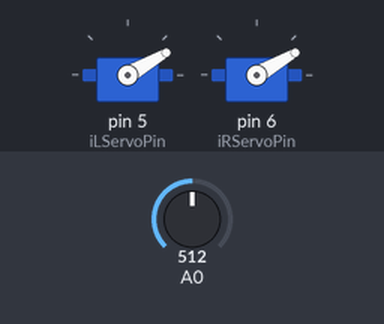
A sketch run on a simulated Arduino Uno, built with avr-gcc and run on an emulated ATmega328P. On the bench: 2 × servo. The inputs (shaded band) are chosen by the test bench; at power-on: A0 = 512.

Above: at 1.2 s.
1.3 s: A0 set to 1013
2.8 s: A0 set to 1023
At 3.6 s:
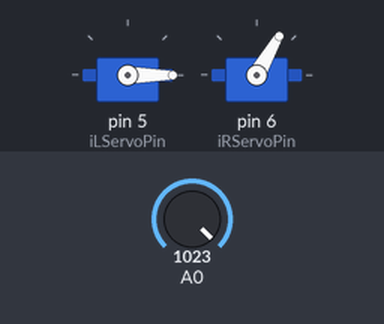
4.4 s: A0 set to 900
At 4.9 s:
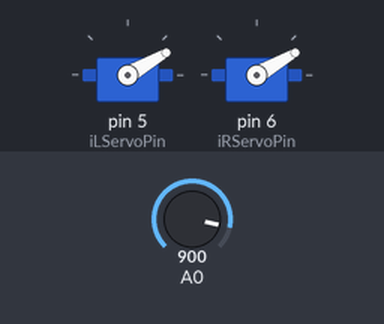
Timing chart, 0 to 7.4 s (numbered marks = the images above; inputs shaded):
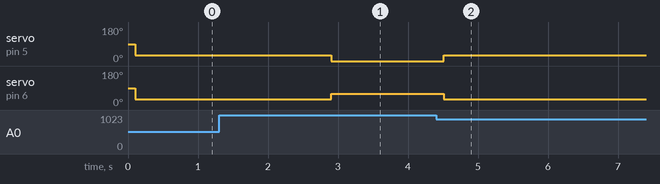

The sketch:

anti-social-glasses.ino
```cpp
/*
All the source code is written by Ji and Rob, from ITECH master program class 2019. this source code is trying control servo by tilt switch.
the circulation tilt switch connect to analog A0 and 5V.
Servos using digital out (5, 6), 5V and gnd.
Tilt switch connect to  analog A0, 5V.
*/
#include <Servo.h>

Servo leftServo;
Servo rightServo;
int iLServoPin = 5;
int iRServoPin = 6;

void setup() {
  Serial.begin(9600);
  leftServo.attach(iLServoPin);
  rightServo.attach(iRServoPin);
}

void loop() {
  int sensorValue = analogRead(A0);
  //Serial.println(sensorValue);
  delay(100);

   if (sensorValue == 1023) {
    //Serial.println("ON/ closed window");
    rightServo.write(60);
    leftServo.write(0);
  }
  else  {
    //Serial.println("OFF/ look down");
    rightServo.write(30); //down
    leftServo.write(30);
  }

}
```

Measured:
- the behaviour switches between 1022 and 1023 on A0 (found by bisection; images 0 and 1)
- after the input at 1.3 s, every drawn part: stays the same
- after the input at 2.8 s, servo on pin 5 (iLServoPin): 30° → 0° after 0.11 s; servo on pin 6 (iRServoPin): 30° → 60° after 0.11 s
- after the input at 4.4 s, servo on pin 5 (iLServoPin): 0° → 30° after 0.11 s; servo on pin 6 (iRServoPin): 60° → 30° after 0.11 s
